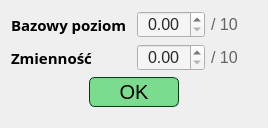
<?xml version="1.0" encoding="UTF-8"?>
<ui version="4.0">
 <class>InrunSnowGeneratorSettingsEditorWidget</class>
 <widget class="QWidget" name="InrunSnowGeneratorSettingsEditorWidget">
  <property name="geometry">
   <rect>
    <x>0</x>
    <y>0</y>
    <width>268</width>
    <height>128</height>
   </rect>
  </property>
  <property name="windowTitle">
   <string>Form</string>
  </property>
  <layout class="QVBoxLayout" name="verticalLayout">
   <item>
    <layout class="QHBoxLayout" name="horizontalLayout_4">
     <item>
      <widget class="QLabel" name="label_base">
       <property name="font">
        <font>
         <family>Quicksand Medium</family>
         <pointsize>11</pointsize>
         <bold>true</bold>
        </font>
       </property>
       <property name="styleSheet">
        <string notr="true">color: rgb(0, 0, 0);
background: transparent;</string>
       </property>
       <property name="text">
        <string>Bazowy poziom</string>
       </property>
      </widget>
     </item>
     <item>
      <layout class="QHBoxLayout" name="horizontalLayout">
       <item>
        <widget class="QDoubleSpinBox" name="doubleSpinBox_base">
         <property name="font">
          <font>
           <pointsize>12</pointsize>
          </font>
         </property>
         <property name="styleSheet">
          <string notr="true">color: rgb(40, 40, 40);
background-color: rgb(245, 245, 245);</string>
         </property>
         <property name="alignment">
          <set>Qt::AlignCenter</set>
         </property>
         <property name="maximum">
          <double>10.000000000000000</double>
         </property>
        </widget>
       </item>
       <item>
        <widget class="QLabel" name="label_3">
         <property name="font">
          <font>
           <pointsize>12</pointsize>
          </font>
         </property>
         <property name="styleSheet">
          <string notr="true">color: rgb(100, 100, 100);</string>
         </property>
         <property name="text">
          <string>/ 10</string>
         </property>
        </widget>
       </item>
      </layout>
     </item>
    </layout>
   </item>
   <item>
    <layout class="QHBoxLayout" name="horizontalLayout_3">
     <item>
      <widget class="QLabel" name="label_deviation">
       <property name="font">
        <font>
         <family>Quicksand Medium</family>
         <pointsize>11</pointsize>
         <bold>true</bold>
        </font>
       </property>
       <property name="styleSheet">
        <string notr="true">color: rgb(0, 0, 0);
background: transparent;</string>
       </property>
       <property name="text">
        <string>Zmienność</string>
       </property>
      </widget>
     </item>
     <item>
      <layout class="QHBoxLayout" name="horizontalLayout_2">
       <item>
        <widget class="QDoubleSpinBox" name="doubleSpinBox_deviation">
         <property name="font">
          <font>
           <pointsize>12</pointsize>
          </font>
         </property>
         <property name="styleSheet">
          <string notr="true">color: rgb(40, 40, 40);
background-color: rgb(245, 245, 245);</string>
         </property>
         <property name="alignment">
          <set>Qt::AlignCenter</set>
         </property>
         <property name="decimals">
          <number>2</number>
         </property>
         <property name="maximum">
          <double>10.000000000000000</double>
         </property>
         <property name="singleStep">
          <double>0.500000000000000</double>
         </property>
        </widget>
       </item>
       <item>
        <widget class="QLabel" name="label_2">
         <property name="font">
          <font>
           <pointsize>12</pointsize>
          </font>
         </property>
         <property name="styleSheet">
          <string notr="true">color: rgb(100, 100, 100);</string>
         </property>
         <property name="text">
          <string>/ 10</string>
         </property>
        </widget>
       </item>
      </layout>
     </item>
    </layout>
   </item>
   <item>
    <layout class="QHBoxLayout" name="horizontalLayout_OKButton">
     <item>
      <spacer name="horizontalSpacer">
       <property name="orientation">
        <enum>Qt::Horizontal</enum>
       </property>
       <property name="sizeHint" stdset="0">
        <size>
         <width>40</width>
         <height>20</height>
        </size>
       </property>
      </spacer>
     </item>
     <item>
      <widget class="QPushButton" name="pushButton_submit">
       <property name="minimumSize">
        <size>
         <width>90</width>
         <height>30</height>
        </size>
       </property>
       <property name="maximumSize">
        <size>
         <width>90</width>
         <height>30</height>
        </size>
       </property>
       <property name="font">
        <font>
         <pointsize>15</pointsize>
        </font>
       </property>
       <property name="styleSheet">
        <string notr="true">QPushButton{
border: 1px solid rgb(0, 59, 23);
border-radius: 6px;
color: rgb(0, 0, 0);
background-color: rgb(123, 220, 144);
}
QPushButton:hover{
background-color: rgb(153, 253, 174);
}</string>
       </property>
       <property name="text">
        <string>OK</string>
       </property>
      </widget>
     </item>
     <item>
      <spacer name="horizontalSpacer_2">
       <property name="orientation">
        <enum>Qt::Horizontal</enum>
       </property>
       <property name="sizeHint" stdset="0">
        <size>
         <width>40</width>
         <height>20</height>
        </size>
       </property>
      </spacer>
     </item>
    </layout>
   </item>
   <item>
    <spacer name="verticalSpacer">
     <property name="orientation">
      <enum>Qt::Vertical</enum>
     </property>
     <property name="sizeHint" stdset="0">
      <size>
       <width>20</width>
       <height>40</height>
      </size>
     </property>
    </spacer>
   </item>
  </layout>
 </widget>
 <resources/>
 <connections/>
</ui>
